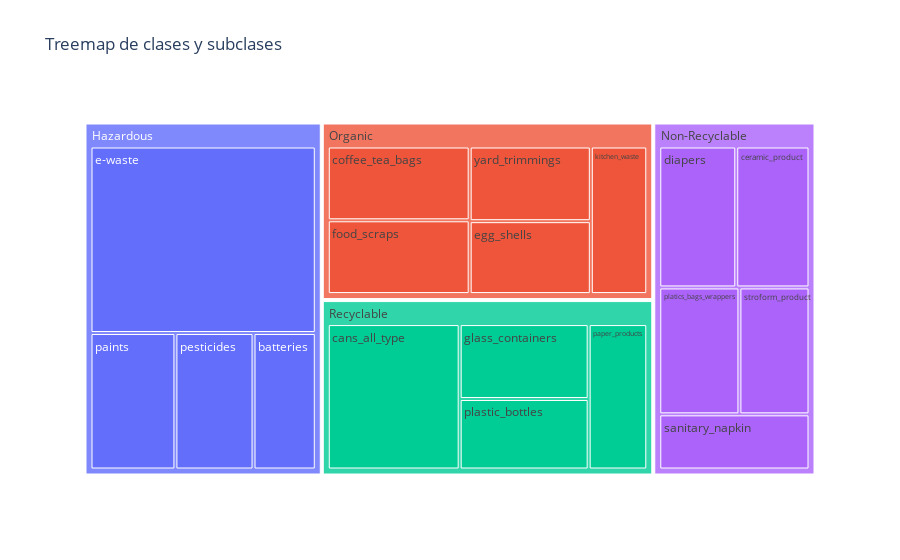

This figure's notebook cell:
### Code cell
#agrupar y contar por jerarquía

counts = labels.groupby(['label', 'subclass']).size().reset_index(name='count')

#generar listas para elñ treemap

classes = counts['label'].unique().tolist()
class_counts = counts.groupby('label')['count'].sum().reindex(classes).tolist()
subclasses = counts['subclass'].tolist()
parents = [''] * len(classes) + counts['label'].tolist()
values = class_counts + counts['count'].tolist()
labels_list = classes + subclasses

#generar el treemap

fig = go.Figure(go.Treemap(
    labels=labels_list,
    parents=parents,
    values=values,
    branchvalues='total'
))

fig.update_layout(title='Treemap de clases y subclases')
fig.show()

### Figure 1 — Plotly figure (JSON) as saved in the notebook; plotly's stock layout.template omitted (floating-point values rounded to 4 significant figures)
{"data": [{"branchvalues": "total", "labels": ["Hazardous", "Non-Recyclable", "Organic", "Recyclable", "batteries", "e-waste", "paints", "pesticides", "ceramic_product", "diapers", "platics_bags_wrappers", "sanitary_napkin", "stroform_product", "coffee_tea_bags", "egg_shells", "food_scraps", "kitchen_waste", "yard_trimmings", "cans_all_type", "glass_containers", "paper_products", "plastic_bottles"], "parents": ["", "", "", "", "Hazardous", "Hazardous", "Hazardous", "Hazardous", "Non-Recyclable", "Non-Recyclable", "Non-Recyclable", "Non-Recyclable", "Non-Recyclable", "Organic", "Organic", "Organic", "Organic", "Organic", "Recyclable", "Recyclable", "Recyclable", "Recyclable"], "type": "treemap", "values": [942, 644, 662, 654, 110, 544, 150, 138, 137, 144, 135, 110, 118, 147, 124, 147, 117, 127, 270, 136, 120, 128]}], "layout": {"title": {"text": "Treemap de clases y subclases"}}}
